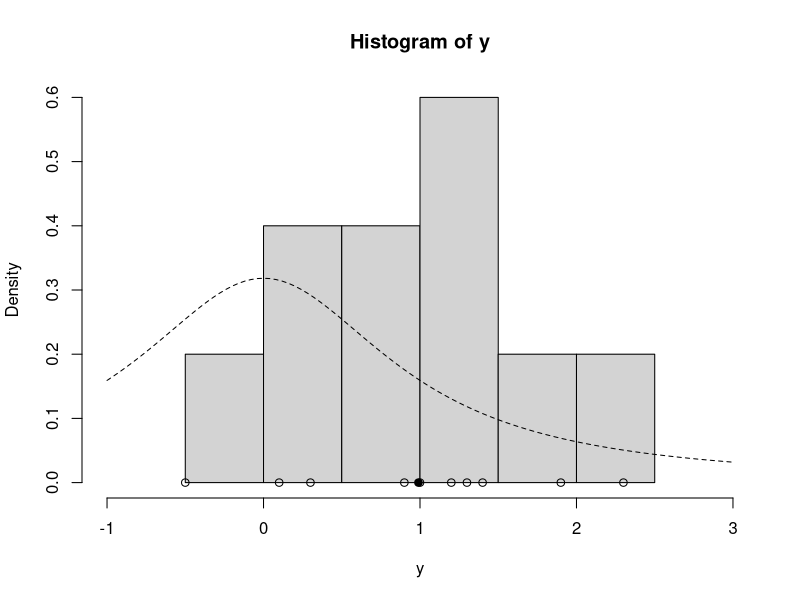
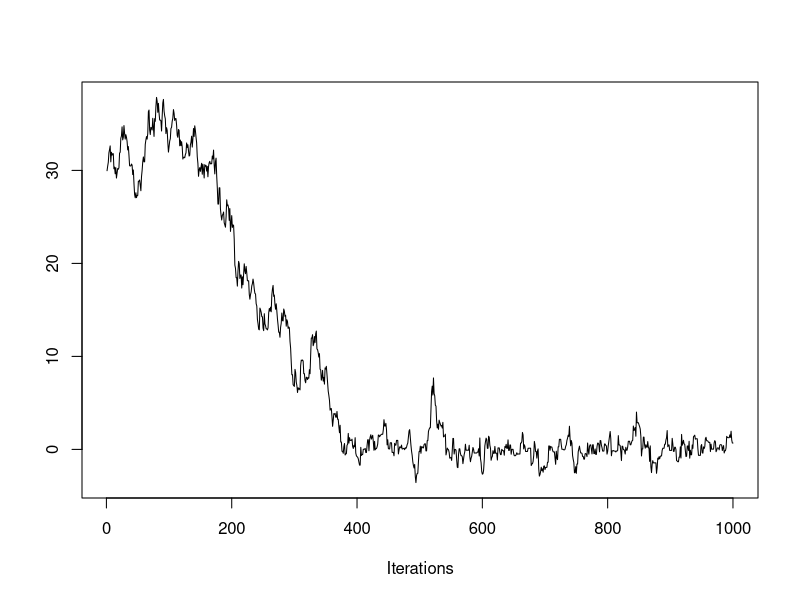
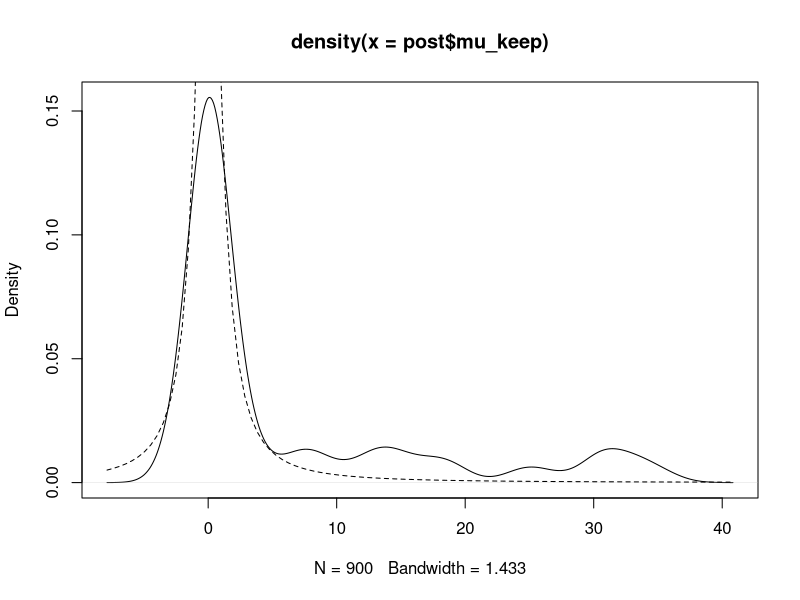

Generate these figures, in order, with R:
lg = function(mu, n, ybar) { 
	mu2 = mu^2
	n * (ybar * mu -mu2 / 2.0) - log(1.0 +mu2)

}

mh = function(n, ybar, n_iter, mu_init, cand_sd){
	mu_out = numeric(n_iter)
	accpt = 0
	mu_now = mu_init
	lg_now = lg(mu_now, n=n,ybar=ybar)

	for (i in 1:n_iter){
		mu_cand=rnorm(1,mean=mu_now, sd=cand_sd)

		lg_cand=lg(mu=mu_cand, n-n, ybar=ybar)
		lalpha=lg_cand - lg_now
		alpha = exp(lalpha)

		u=runif(1)
		if(u<alpha){
			mu_now=mu_cand
			accpt=accpt+1
			lg_now=lg_cand
		}

		mu_out[i] = mu_now
	}

	list(mu=mu_out,accpt=accpt/n_iter)
}

y=c(1.2,1.4,-0.5,0.3,0.9,2.3,1.0,0.1,1.3,1.9)

ybar=mean(y)
n=length(y)
print(n)
hist(y,freq=FALSE, xlim=c(-1.0,3.0))
points(y,rep(0.0,n))
points(ybar,0.0,pch=19)

curve(dt(x, df=1), lty=2,  add= TRUE)



###posterior

set.seed(43)
post=mh(n=n,ybar=ybar,n_iter=1e3, mu_init=30.0,cand_sd=0.9)
str(post)

library("coda")

traceplot(as.mcmc(post$mu))

#post analysis
post$mu_keep=post$mu[-c(1:100)]
plot(density(post$mu_keep))
curve(dt(x, df=1), lty=2,  add= TRUE)
